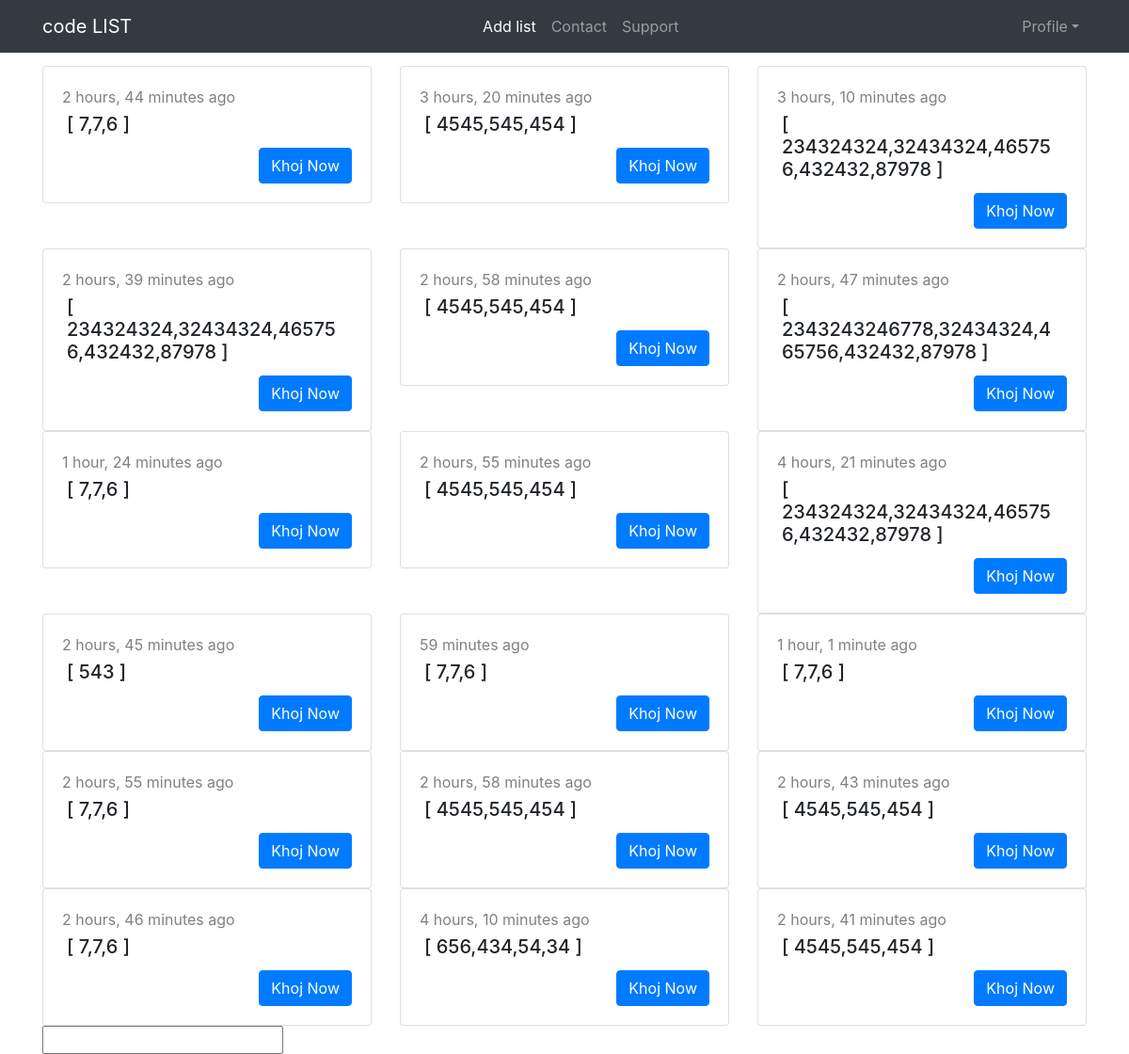
Screenshot of / (signed in) with the database file from the repository.
### structure/codelist/models.py (models this page shows, shortened)
class ListInput(TimeStampMixin):
    id = models.UUIDField(primary_key=True,default=uuid.uuid4, editable=False)
    profile = models.ForeignKey(
        "accounts.Profile",on_delete=models.CASCADE,null=True,
        related_name = "profile_input"
    )
    input_values = models.CharField(max_length=200,null=True)
    class Meta:
        verbose_name_plural = "List Input By Profile"

### structure/codelist/views.py (the view, shortened to what this page needs)
# urls.py: path('',ListInputView.as_view(),name="list"),
class ListInputView(View):
    @method_decorator(login_required(login_url='login'))
    def dispatch(self,request,*args,**kwargs):
        return super().dispatch(request,*args,**kwargs)
    def get(self,request):
        current_user = request.user
        list_obj = ListInput.objects.filter(
            profile = current_user.id,
            is_active = True
        ).order_by('-id')
        return render(request,'list/list_create.html',{
            'list_input':list_obj
        })

### templates/list/list_create.html (shortened to what this page needs)
{% extends 'base/base.html' %}
{% block body %}
<div class="row g-5">
    {% if list_input %}
    {% for list in list_input %}
    <div class="col-4">
        <div class="card">
            <div class="card-body">
                <span style="color:rgb(128, 128, 128)">{{ list.created_at|timesince }} ago</span>
                <h5 style="padding: 5px 5px;">[ {{ list.input_values }} ]</h5>
                <a href="{% url 'single_list' list.id %}" class="btn btn-primary float-right">Khoj Now</a>
            </div>
        </div>
    </div>
    {% endfor %}
    {% else %}
    <h2>Sorry no values to KHOJ</h2>
    {% endif %}
</div>
<input type="text" id="input_value" name="" id="" onblur="checkman()">
{% endblock %}

### templates/base/base.html (shortened to what this page needs)
<!doctype html>
<html lang="en">
  <head>
    {% load static %}
    <link rel="stylesheet" href="{% static 'css/bootstrap@4.4.1.css' %}">
  </head>
  {% include 'base/header.html' %}
  <body class="container" style="margin-top:70px;">
    {% block body %}
    {% endblock %}
    {% load static %}
  </body>
</html>

### templates/base/header.html (shortened to what this page needs)
  <nav class="navbar navbar-dark navbar-expand-lg fixed-top bg-dark">
    <div class="container"><a class="navbar-brand" href="{% url 'list' %}">code LIST</a>
        <div class="collapse navbar-collapse"
            id="navcol-1">
            <ul class="nav navbar-nav text-right text-white ml-auto">
                <li class="nav-item" role="presentation"><a class="nav-link active" data-toggle="modal" data-target="#inputlist">Add list</a></li>
                <li class="nav-item" role="presentation"><a class="nav-link" href="#">Contact</a></li>
                <li class="nav-item" role="presentation"><a class="nav-link" href="#">Support</a></li>
            </ul>
            <ul class="nav navbar-nav ml-auto">
              <li class="nav-item dropdown">
                <a class="nav-link dropdown-toggle" id="dropdown08" data-toggle="dropdown" style="cursor:pointer ;" aria-haspopup="true" aria-expanded="false">Profile</a>
              </li>
            </ul>
        </div>
    </div>
</nav>

### rows the page displays
ListInput: created_at "2 hours, 44 minutes", input_values "7,7,6"
ListInput: created_at "3 hours, 20 minutes", input_values "4545,545,454"
ListInput: created_at "3 hours, 10 minutes", input_values "234324324,32434324,465756,432432,87978"
ListInput: created_at "2 hours, 39 minutes", input_values "234324324,32434324,465756,432432,87978"
ListInput: created_at "2 hours, 58 minutes", input_values "4545,545,454"
ListInput: created_at "2 hours, 47 minutes", input_values "2343243246778,32434324,465756,432432,87978"
ListInput: created_at "1 hour, 24 minutes", input_values "7,7,6"
ListInput: created_at "2 hours, 55 minutes", input_values "4545,545,454"
ListInput: created_at "4 hours, 21 minutes", input_values "234324324,32434324,465756,432432,87978"
ListInput: created_at "2 hours, 45 minutes", input_values "543"
ListInput: created_at "59 minutes", input_values "7,7,6"
ListInput: created_at "1 hour, 1 minute", input_values "7,7,6"
ListInput: created_at "2 hours, 55 minutes", input_values "7,7,6"
ListInput: created_at "2 hours, 58 minutes", input_values "4545,545,454"
ListInput: created_at "2 hours, 43 minutes", input_values "4545,545,454"
ListInput: created_at "2 hours, 46 minutes", input_values "7,7,6"
ListInput: created_at "4 hours, 10 minutes", input_values "656,434,54,34"
ListInput: created_at "2 hours, 41 minutes", input_values "4545,545,454"
